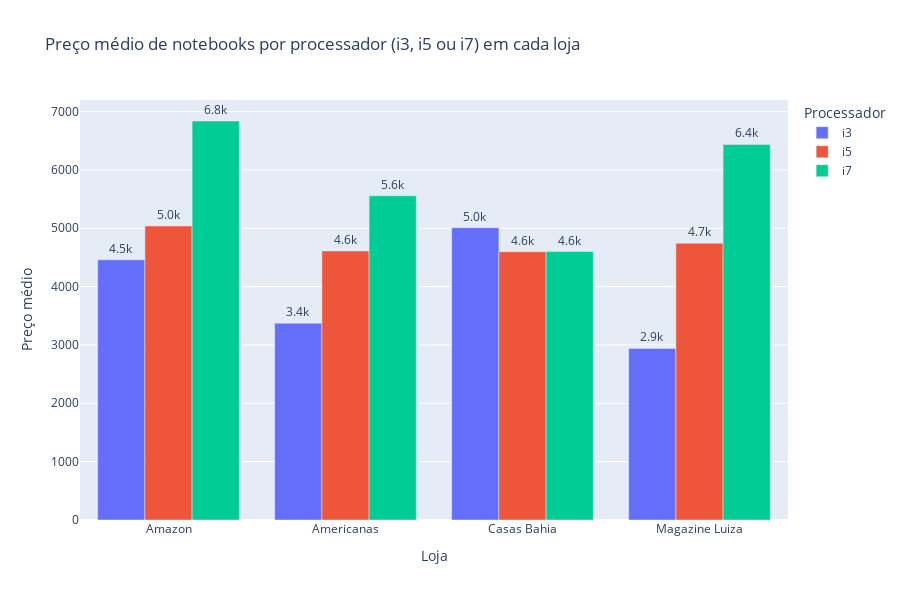

The notebook cell this image was saved under:
### Code cell
fig = px.bar(ntb_groupby_processador, x='Loja' ,y='Preço médio',  color="Processador", barmode="group", title="Preço médio de notebooks por processador (i3, i5 ou i7) em cada loja",text="Preço médio",height=600)
fig.update_traces(texttemplate='%{text:.2s}', textposition='outside')
fig.update_layout()
fig.show()

### Figure 1 — Plotly figure (JSON) as saved in the notebook; plotly's stock layout.template omitted (floating-point values rounded to 4 significant figures)
{"data": [{"alignmentgroup": "True", "hovertemplate": "Processador=i3<br>Loja=%{x}<br>Preço médio=%{text}<extra></extra>", "legendgroup": "i3", "marker": {"color": "#636efa", "pattern": {"shape": ""}}, "name": "i3", "offsetgroup": "i3", "orientation": "v", "showlegend": true, "text": [4459.0, 3373.0, 5010.0, 2940.0], "textposition": "outside", "texttemplate": "%{text:.2s}", "type": "bar", "x": ["Amazon", "Americanas", "Casas Bahia", "Magazine Luiza"], "xaxis": "x", "y": [4459.0, 3373.0, 5010.0, 2940.0], "yaxis": "y"}, {"alignmentgroup": "True", "hovertemplate": "Processador=i5<br>Loja=%{x}<br>Preço médio=%{text}<extra></extra>", "legendgroup": "i5", "marker": {"color": "#EF553B", "pattern": {"shape": ""}}, "name": "i5", "offsetgroup": "i5", "orientation": "v", "showlegend": true, "text": [5039.0, 4610.0, 4597.0, 4743.0], "textposition": "outside", "texttemplate": "%{text:.2s}", "type": "bar", "x": ["Amazon", "Americanas", "Casas Bahia", "Magazine Luiza"], "xaxis": "x", "y": [5039.0, 4610.0, 4597.0, 4743.0], "yaxis": "y"}, {"alignmentgroup": "True", "hovertemplate": "Processador=i7<br>Loja=%{x}<br>Preço médio=%{text}<extra></extra>", "legendgroup": "i7", "marker": {"color": "#00cc96", "pattern": {"shape": ""}}, "name": "i7", "offsetgroup": "i7", "orientation": "v", "showlegend": true, "text": [6837.0, 5556.0, 4599.0, 6435.0], "textposition": "outside", "texttemplate": "%{text:.2s}", "type": "bar", "x": ["Amazon", "Americanas", "Casas Bahia", "Magazine Luiza"], "xaxis": "x", "y": [6837.0, 5556.0, 4599.0, 6435.0], "yaxis": "y"}], "layout": {"barmode": "group", "height": 600, "legend": {"title": {"text": "Processador"}, "tracegroupgap": 0}, "title": {"text": "Preço médio de notebooks por processador (i3, i5 ou i7) em cada loja"}, "xaxis": {"anchor": "y", "domain": [0, 1], "title": {"text": "Loja"}}, "yaxis": {"anchor": "x", "domain": [0, 1], "title": {"text": "Preço médio"}}}}
